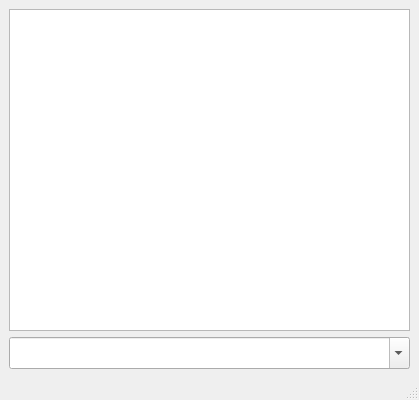
<ui version="4.0" >
 <class>MainWindow</class>
 <widget class="QMainWindow" name="MainWindow" >
  <property name="geometry" >
   <rect>
    <x>0</x>
    <y>0</y>
    <width>419</width>
    <height>400</height>
   </rect>
  </property>
  <property name="windowTitle" >
   <string>Quebec</string>
  </property>
  <widget class="QWidget" name="centralwidget" >
   <layout class="QVBoxLayout" name="verticalLayout" >
    <item>
     <widget class="QTextEdit" name="textEdit" >
      <property name="minimumSize" >
       <size>
        <width>0</width>
        <height>32</height>
       </size>
      </property>
      <property name="font" >
       <font>
        <pointsize>15</pointsize>
       </font>
      </property>
     </widget>
    </item>
    <item>
     <widget class="QComboBox" name="comboBox" >
      <property name="minimumSize" >
       <size>
        <width>0</width>
        <height>32</height>
       </size>
      </property>
      <property name="font" >
       <font>
        <pointsize>15</pointsize>
       </font>
      </property>
      <property name="editable" >
       <bool>true</bool>
      </property>
     </widget>
    </item>
   </layout>
  </widget>
  <widget class="QMenuBar" name="menubar" >
   <property name="geometry" >
    <rect>
     <x>0</x>
     <y>0</y>
     <width>419</width>
     <height>22</height>
    </rect>
   </property>
  </widget>
  <widget class="QStatusBar" name="statusbar" />
 </widget>
 <resources/>
 <connections/>
</ui>
